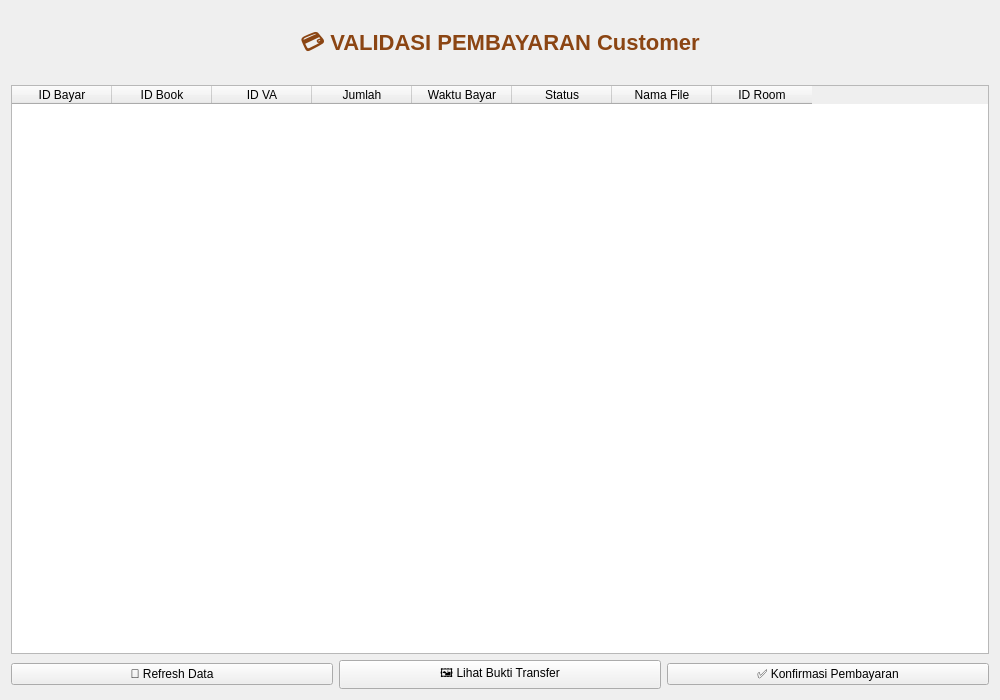
<?xml version="1.0" encoding="UTF-8"?>
<ui version="4.0">
 <class>AdminPaymentValidationApp</class>
 <widget class="QWidget" name="AdminPaymentValidationApp">
  <property name="geometry">
   <rect>
    <x>0</x>
    <y>0</y>
    <width>1000</width>
    <height>700</height>
   </rect>
  </property>
  <property name="windowTitle">
   <string>Admin Pandawa - Validasi Pembayaran</string>
  </property>

  <layout class="QVBoxLayout" name="mainLayout">

   <!-- HEADER -->
   <item>
    <widget class="QLabel" name="labelHeader">
     <property name="text">
      <string>💳 VALIDASI PEMBAYARAN Customer</string>
     </property>
     <property name="alignment">
      <set>Qt::AlignCenter</set>
     </property>
     <property name="styleSheet">
      <string>font-size:22px;font-weight:bold;color:#8B4513;margin:15px;</string>
     </property>
    </widget>
   </item>

   <!-- TABLE -->
   <item>
    <widget class="QTableWidget" name="table">
     <property name="columnCount">
      <number>8</number>
     </property>
     <column>
      <property name="text"><string>ID Bayar</string></property>
     </column>
     <column>
      <property name="text"><string>ID Book</string></property>
     </column>
     <column>
      <property name="text"><string>ID VA</string></property>
     </column>
     <column>
      <property name="text"><string>Jumlah</string></property>
     </column>
     <column>
      <property name="text"><string>Waktu Bayar</string></property>
     </column>
     <column>
      <property name="text"><string>Status</string></property>
     </column>
     <column>
      <property name="text"><string>Nama File</string></property>
     </column>
     <column>
      <property name="text"><string>ID Room</string></property>
     </column>
    </widget>
   </item>

   <!-- BUTTONS -->
   <item>
    <layout class="QHBoxLayout" name="buttonLayout">
     <item>
      <widget class="QPushButton" name="btn_refresh">
       <property name="text">
        <string>🔄 Refresh Data</string>
       </property>
      </widget>
     </item>
     <item>
      <widget class="QPushButton" name="btn_view_proof">
       <property name="objectName">
        <string>btn_view</string>
       </property>
       <property name="text">
        <string>🖼️ Lihat Bukti Transfer</string>
       </property>
      </widget>
     </item>
     <item>
      <widget class="QPushButton" name="btn_confirm">
       <property name="objectName">
        <string>btn_confirm</string>
       </property>
       <property name="text">
        <string>✅ Konfirmasi Pembayaran</string>
       </property>
      </widget>
     </item>
    </layout>
   </item>

  </layout>
 </widget>
 <resources/>
 <connections/>
</ui>
